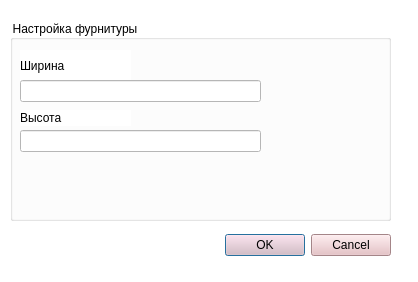
<?xml version="1.0" encoding="UTF-8"?>
<ui version="4.0">
 <class>Dialog</class>
 <widget class="QDialog" name="Dialog">
  <property name="geometry">
   <rect>
    <x>0</x>
    <y>0</y>
    <width>418</width>
    <height>282</height>
   </rect>
  </property>
  <property name="windowTitle">
   <string>Dialog</string>
  </property>
  <property name="styleSheet">
   <string notr="true">background-color: rgb(255, 255, 255);</string>
  </property>
  <widget class="QDialogButtonBox" name="buttonBox">
   <property name="geometry">
    <rect>
     <x>90</x>
     <y>230</y>
     <width>301</width>
     <height>31</height>
    </rect>
   </property>
   <property name="styleSheet">
    <string notr="true">background-color: rgb(230, 186, 191);</string>
   </property>
   <property name="orientation">
    <enum>Qt::Horizontal</enum>
   </property>
   <property name="standardButtons">
    <set>QDialogButtonBox::Cancel|QDialogButtonBox::Ok</set>
   </property>
  </widget>
  <widget class="QGroupBox" name="groupBox">
   <property name="geometry">
    <rect>
     <x>10</x>
     <y>20</y>
     <width>381</width>
     <height>201</height>
    </rect>
   </property>
   <property name="title">
    <string>Настройка фурнитуры</string>
   </property>
   <widget class="QLabel" name="label_4">
    <property name="geometry">
     <rect>
      <x>10</x>
      <y>30</y>
      <width>111</width>
      <height>31</height>
     </rect>
    </property>
    <property name="text">
     <string>Ширина </string>
    </property>
   </widget>
   <widget class="QLabel" name="label_5">
    <property name="geometry">
     <rect>
      <x>10</x>
      <y>90</y>
      <width>111</width>
      <height>16</height>
     </rect>
    </property>
    <property name="text">
     <string>Высота</string>
    </property>
   </widget>
   <widget class="QLineEdit" name="lineEdit_3">
    <property name="geometry">
     <rect>
      <x>10</x>
      <y>110</y>
      <width>241</width>
      <height>22</height>
     </rect>
    </property>
    <property name="text">
     <string/>
    </property>
   </widget>
   <widget class="QLineEdit" name="lineEdit_2">
    <property name="geometry">
     <rect>
      <x>10</x>
      <y>60</y>
      <width>241</width>
      <height>22</height>
     </rect>
    </property>
    <property name="text">
     <string/>
    </property>
   </widget>
  </widget>
 </widget>
 <resources/>
 <connections>
  <connection>
   <sender>buttonBox</sender>
   <signal>accepted()</signal>
   <receiver>Dialog</receiver>
   <slot>accept()</slot>
   <hints>
    <hint type="sourcelabel">
     <x>248</x>
     <y>254</y>
    </hint>
    <hint type="destinationlabel">
     <x>157</x>
     <y>274</y>
    </hint>
   </hints>
  </connection>
  <connection>
   <sender>buttonBox</sender>
   <signal>rejected()</signal>
   <receiver>Dialog</receiver>
   <slot>reject()</slot>
   <hints>
    <hint type="sourcelabel">
     <x>316</x>
     <y>260</y>
    </hint>
    <hint type="destinationlabel">
     <x>286</x>
     <y>274</y>
    </hint>
   </hints>
  </connection>
 </connections>
</ui>
